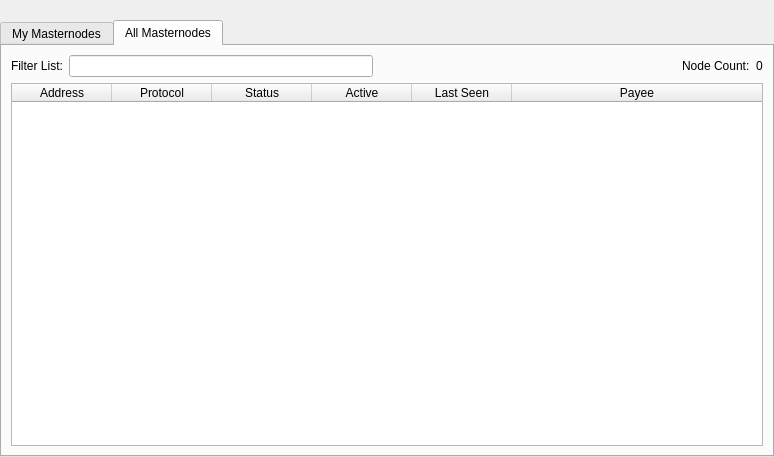
<?xml version="1.0" encoding="UTF-8"?>
<ui version="4.0">
 <class>MasternodeList</class>
 <widget class="QWidget" name="MasternodeList">
  <property name="geometry">
   <rect>
    <x>0</x>
    <y>0</y>
    <width>774</width>
    <height>457</height>
   </rect>
  </property>
  <property name="windowTitle">
   <string>Form</string>
  </property>
  <layout class="QVBoxLayout" name="topLayout">
   <property name="leftMargin">
    <number>0</number>
   </property>
   <property name="topMargin">
    <number>0</number>
   </property>
   <property name="rightMargin">
    <number>0</number>
   </property>
   <property name="bottomMargin">
    <number>0</number>
   </property>
   <item>
    <layout class="QVBoxLayout" name="verticalLayout">
     <property name="bottomMargin">
      <number>0</number>
     </property>
     <item>
      <spacer name="horizontalSpacer0">
       <property name="orientation">
        <enum>Qt::Horizontal</enum>
       </property>
       <property name="sizeHint" stdset="0">
        <size>
         <width>40</width>
         <height>20</height>
        </size>
       </property>
      </spacer>
     </item>
     <item>
      <widget class="QTabWidget" name="tabWidget">
       <property name="currentIndex">
        <number>1</number>
       </property>
       <widget class="QWidget" name="tabMyMasternodes">
        <attribute name="title">
         <string>My Masternodes</string>
        </attribute>
        <layout class="QGridLayout" name="gridLayout_2">
         <item row="0" column="0">
          <layout class="QVBoxLayout" name="verticalLayout_2">
           <property name="bottomMargin">
            <number>0</number>
           </property>
           <item>
            <layout class="QHBoxLayout" name="horizontalLayout_note">
             <property name="bottomMargin">
              <number>0</number>
             </property>
             <item>
              <widget class="QLabel" name="updateNote">
               <property name="text">
                <string>Note: Status of your masternodes in local wallet can potentially be slightly incorrect.&lt;br /&gt;Always wait for wallet to sync additional data and then double check from another node&lt;br /&gt;if your masternode should be running but you still do not see &quot;ENABLED&quot; in &quot;Status&quot; field.</string>
               </property>
              </widget>
             </item>
            </layout>
           </item>
           <item>
            <widget class="QTableWidget" name="tableWidgetMyMasternodes">
             <property name="minimumSize">
              <size>
               <width>695</width>
               <height>0</height>
              </size>
             </property>
             <property name="editTriggers">
              <set>QAbstractItemView::NoEditTriggers</set>
             </property>
             <property name="alternatingRowColors">
              <bool>true</bool>
             </property>
             <property name="selectionMode">
              <enum>QAbstractItemView::SingleSelection</enum>
             </property>
             <property name="selectionBehavior">
              <enum>QAbstractItemView::SelectRows</enum>
             </property>
             <property name="sortingEnabled">
              <bool>true</bool>
             </property>
             <attribute name="horizontalHeaderStretchLastSection">
              <bool>true</bool>
             </attribute>
             <column>
              <property name="text">
               <string>Alias</string>
              </property>
             </column>
             <column>
              <property name="text">
               <string>Address</string>
              </property>
             </column>
             <column>
              <property name="text">
               <string>Protocol</string>
              </property>
             </column>
             <column>
              <property name="text">
               <string>Status</string>
              </property>
             </column>
             <column>
              <property name="text">
               <string>Active</string>
              </property>
             </column>
             <column>
              <property name="text">
               <string>Last Seen</string>
              </property>
             </column>
             <column>
              <property name="text">
               <string>Payee</string>
              </property>
             </column>
            </widget>
           </item>
           <item>
            <layout class="QHBoxLayout" name="horizontalLayout_5">
             <property name="bottomMargin">
              <number>0</number>
             </property>
             <item>
              <widget class="QPushButton" name="startButton">
               <property name="text">
                <string>S&amp;tart alias</string>
               </property>
              </widget>
             </item>
             <item>
              <widget class="QPushButton" name="startAllButton">
               <property name="text">
                <string>Start &amp;all</string>
               </property>
              </widget>
             </item>
             <item>
              <widget class="QPushButton" name="startMissingButton">
               <property name="text">
                <string>Start &amp;MISSING</string>
               </property>
              </widget>
             </item>
             <item>
              <widget class="QPushButton" name="UpdateButton">
               <property name="text">
                <string>&amp;Update status</string>
               </property>
              </widget>
             </item>
             <item>
              <widget class="QLabel" name="autoupdate_label">
               <property name="text">
                <string>Status will be updated automatically in (sec):</string>
               </property>
              </widget>
             </item>
             <item>
              <widget class="QLabel" name="secondsLabel">
               <property name="text">
                <string>0</string>
               </property>
              </widget>
             </item>
             <item>
              <spacer name="horizontalSpacer_5">
               <property name="orientation">
                <enum>Qt::Horizontal</enum>
               </property>
               <property name="sizeHint" stdset="0">
                <size>
                 <width>40</width>
                 <height>20</height>
                </size>
               </property>
              </spacer>
             </item>
            </layout>
           </item>
          </layout>
         </item>
        </layout>
       </widget>
       <widget class="QWidget" name="tabAllMasternodes">
        <attribute name="title">
         <string>All Masternodes</string>
        </attribute>
        <layout class="QGridLayout" name="gridLayout">
         <item row="0" column="0">
          <layout class="QHBoxLayout" name="horizontalLayout_3">
           <property name="bottomMargin">
            <number>0</number>
           </property>
           <item>
            <widget class="QLabel" name="label_filter">
             <property name="text">
              <string>Filter List:</string>
             </property>
            </widget>
           </item>
           <item>
            <widget class="QLineEdit" name="filterLineEdit">
             <property name="toolTip">
              <string>Filter masternode list</string>
             </property>
            </widget>
           </item>
           <item>
            <spacer name="horizontalSpacer_3">
             <property name="orientation">
              <enum>Qt::Horizontal</enum>
             </property>
             <property name="sizeHint" stdset="0">
              <size>
               <width>10</width>
               <height>20</height>
              </size>
             </property>
            </spacer>
           </item>
           <item>
            <widget class="QLabel" name="label_count">
             <property name="text">
              <string>Node Count:</string>
             </property>
            </widget>
           </item>
           <item>
            <widget class="QLabel" name="countLabel">
             <property name="text">
              <string>0</string>
             </property>
            </widget>
           </item>
          </layout>
         </item>
         <item row="1" column="0">
          <widget class="QTableWidget" name="tableWidgetMasternodes">
           <property name="editTriggers">
            <set>QAbstractItemView::NoEditTriggers</set>
           </property>
           <property name="alternatingRowColors">
            <bool>true</bool>
           </property>
           <property name="selectionBehavior">
            <enum>QAbstractItemView::SelectRows</enum>
           </property>
           <property name="sortingEnabled">
            <bool>true</bool>
           </property>
           <attribute name="horizontalHeaderStretchLastSection">
            <bool>true</bool>
           </attribute>
           <column>
            <property name="text">
             <string>Address</string>
            </property>
           </column>
           <column>
            <property name="text">
             <string>Protocol</string>
            </property>
           </column>
           <column>
            <property name="text">
             <string>Status</string>
            </property>
           </column>
           <column>
            <property name="text">
             <string>Active</string>
            </property>
           </column>
           <column>
            <property name="text">
             <string>Last Seen</string>
            </property>
           </column>
           <column>
            <property name="text">
             <string>Payee</string>
            </property>
           </column>
          </widget>
         </item>
        </layout>
       </widget>
      </widget>
     </item>
    </layout>
   </item>
  </layout>
 </widget>
 <resources/>
 <connections/>
</ui>
